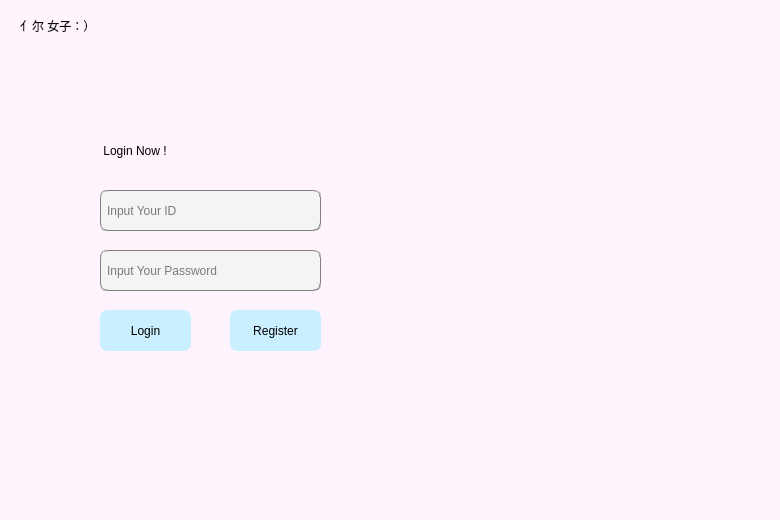
<?xml version="1.0" encoding="UTF-8"?>
<ui version="4.0">
 <class>Login</class>
 <widget class="QWidget" name="Login">
  <property name="geometry">
   <rect>
    <x>0</x>
    <y>0</y>
    <width>780</width>
    <height>520</height>
   </rect>
  </property>
  <property name="windowTitle">
   <string>Form</string>
  </property>
  <property name="styleSheet">
   <string notr="true">background-color: rgb(255, 243, 254);</string>
  </property>
  <widget class="QLabel" name="image">
   <property name="geometry">
    <rect>
     <x>360</x>
     <y>100</y>
     <width>400</width>
     <height>266</height>
    </rect>
   </property>
   <property name="sizePolicy">
    <sizepolicy hsizetype="Expanding" vsizetype="Expanding">
     <horstretch>0</horstretch>
     <verstretch>0</verstretch>
    </sizepolicy>
   </property>
   <property name="minimumSize">
    <size>
     <width>40</width>
     <height>27</height>
    </size>
   </property>
   <property name="text">
    <string/>
   </property>
  </widget>
  <widget class="QLabel" name="label">
   <property name="geometry">
    <rect>
     <x>20</x>
     <y>10</y>
     <width>121</width>
     <height>31</height>
    </rect>
   </property>
   <property name="sizePolicy">
    <sizepolicy hsizetype="Expanding" vsizetype="Expanding">
     <horstretch>0</horstretch>
     <verstretch>0</verstretch>
    </sizepolicy>
   </property>
   <property name="minimumSize">
    <size>
     <width>12</width>
     <height>3</height>
    </size>
   </property>
   <property name="styleSheet">
    <string notr="true">
font: 12pt &quot;微软雅黑&quot;;
color: rgb(0, 0, 0);
background-color: rgb(255, 243, 254);</string>
   </property>
   <property name="text">
    <string>亻尔 女子：）</string>
   </property>
  </widget>
  <widget class="QLabel" name="label_2">
   <property name="geometry">
    <rect>
     <x>100</x>
     <y>130</y>
     <width>211</width>
     <height>41</height>
    </rect>
   </property>
   <property name="sizePolicy">
    <sizepolicy hsizetype="Expanding" vsizetype="Expanding">
     <horstretch>0</horstretch>
     <verstretch>0</verstretch>
    </sizepolicy>
   </property>
   <property name="minimumSize">
    <size>
     <width>21</width>
     <height>4</height>
    </size>
   </property>
   <property name="styleSheet">
    <string notr="true">font: 90 20pt &quot;Montserrat&quot;;
color: rgb(0, 0, 0);
background-color: rgb(255, 243, 254);</string>
   </property>
   <property name="text">
    <string> Login Now !</string>
   </property>
  </widget>
  <widget class="QLineEdit" name="ID">
   <property name="geometry">
    <rect>
     <x>100</x>
     <y>190</y>
     <width>221</width>
     <height>41</height>
    </rect>
   </property>
   <property name="sizePolicy">
    <sizepolicy hsizetype="Expanding" vsizetype="Expanding">
     <horstretch>0</horstretch>
     <verstretch>0</verstretch>
    </sizepolicy>
   </property>
   <property name="minimumSize">
    <size>
     <width>22</width>
     <height>4</height>
    </size>
   </property>
   <property name="styleSheet">
    <string notr="true">background-color: rgb(244, 244, 244);
border:1px groove gray;border-radius:
7px;padding:2px 4px;
font: 12pt &quot;Montserrat&quot;;</string>
   </property>
   <property name="placeholderText">
    <string>Input Your ID</string>
   </property>
  </widget>
  <widget class="QLineEdit" name="Password">
   <property name="geometry">
    <rect>
     <x>100</x>
     <y>250</y>
     <width>221</width>
     <height>41</height>
    </rect>
   </property>
   <property name="sizePolicy">
    <sizepolicy hsizetype="Expanding" vsizetype="Expanding">
     <horstretch>0</horstretch>
     <verstretch>0</verstretch>
    </sizepolicy>
   </property>
   <property name="minimumSize">
    <size>
     <width>22</width>
     <height>4</height>
    </size>
   </property>
   <property name="styleSheet">
    <string notr="true">background-color: rgb(244, 244, 244);
border:1px groove gray;border-radius:
7px;padding:2px 4px;
font: 12pt &quot;Montserrat&quot;;</string>
   </property>
   <property name="echoMode">
    <enum>QLineEdit::Password</enum>
   </property>
   <property name="placeholderText">
    <string>Input Your Password</string>
   </property>
  </widget>
  <widget class="QPushButton" name="Login_">
   <property name="geometry">
    <rect>
     <x>100</x>
     <y>310</y>
     <width>91</width>
     <height>41</height>
    </rect>
   </property>
   <property name="sizePolicy">
    <sizepolicy hsizetype="Expanding" vsizetype="Expanding">
     <horstretch>0</horstretch>
     <verstretch>0</verstretch>
    </sizepolicy>
   </property>
   <property name="minimumSize">
    <size>
     <width>9</width>
     <height>4</height>
    </size>
   </property>
   <property name="styleSheet">
    <string notr="true">font: 14pt &quot;Montserrat&quot;;
background-color: rgb(85, 170, 255);
background-color: rgb(255, 255, 255);
border:0px groove gray;border-radius:
7px;padding:2px 4px;
background-color: rgb(202, 239, 255);
color: rgb(0, 0, 0);</string>
   </property>
   <property name="text">
    <string>Login</string>
   </property>
  </widget>
  <widget class="QPushButton" name="Register">
   <property name="geometry">
    <rect>
     <x>230</x>
     <y>310</y>
     <width>91</width>
     <height>41</height>
    </rect>
   </property>
   <property name="sizePolicy">
    <sizepolicy hsizetype="Expanding" vsizetype="Expanding">
     <horstretch>0</horstretch>
     <verstretch>0</verstretch>
    </sizepolicy>
   </property>
   <property name="minimumSize">
    <size>
     <width>9</width>
     <height>4</height>
    </size>
   </property>
   <property name="styleSheet">
    <string notr="true">font: 14pt &quot;Montserrat&quot;;
background-color: rgb(85, 170, 255);
background-color: rgb(255, 255, 255);
border:0px groove gray;border-radius:
7px;padding:2px 4px;
background-color: rgb(202, 239, 255);
color: rgb(0, 0, 0);</string>
   </property>
   <property name="text">
    <string>Register</string>
   </property>
  </widget>
 </widget>
 <resources/>
 <connections/>
</ui>
